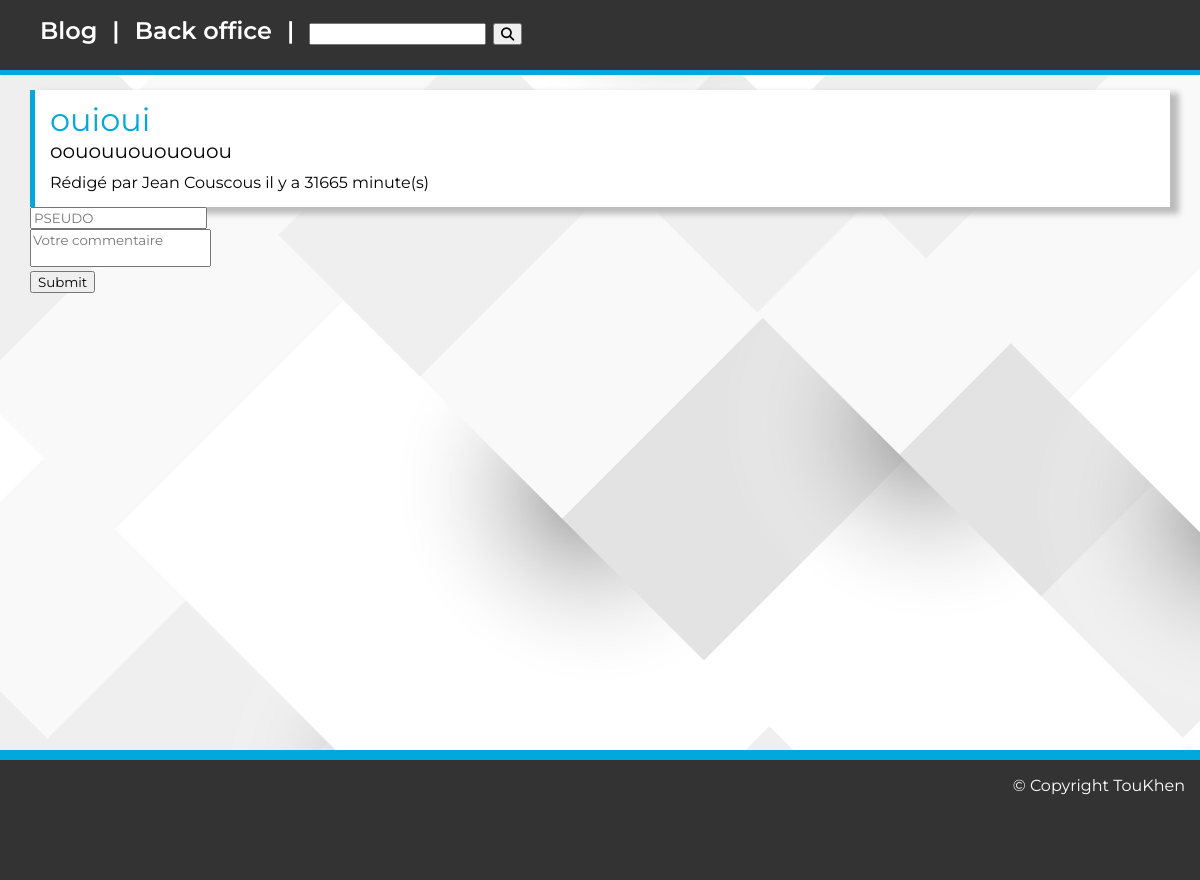
The app's page /pagePost.php?id=27 with its own data.
### tables this page shows
CREATE TABLE `tbl_article` (
  `id_art` int(10) UNSIGNED NOT NULL,
  `id_cat` int(10) UNSIGNED NOT NULL,
  `title` varchar(100) NOT NULL,
  `content` text NOT NULL,
  `created_at` timestamp NOT NULL DEFAULT current_timestamp(),
  `published` tinyint(4) NOT NULL DEFAULT 1,
  `id_author` int(11) UNSIGNED NOT NULL
);

CREATE TABLE `tbl_authors` (
  `id_author` int(10) UNSIGNED NOT NULL,
  `name_author` char(20) NOT NULL,
  `birthdate` date NOT NULL,
  `citizenship` varchar(50) NOT NULL
);

### pagePost.php (the view, shortened to what this page needs)
<?php require_once 'inc/header.php' ?>
<?php
if (isset($_GET['id'])) {
    require_once 'inc/mysql.php';
    $sql = 'SELECT TIMESTAMPDIFF(MINUTE,`created_at`, current_timestamp) tmc FROM `tbl_article` WHERE `id_art` = ' . $_GET['id'];
    $result = $mysqli->query($sql);
    $sqlTime = $result->fetch_assoc();
    $tmc = intval($sqlTime["tmc"]);
    $tmc = $tmc . " minute(s)";
    $sql = 'SELECT *
        FROM `tbl_article`
        JOIN (`tbl_authors`,`tbl_category`)
        USING (`id_author`, `id_cat`)
        WHERE `id_art` = ' . $_GET['id'] . '
        AND `published`';
    $result = $mysqli->query($sql);
    $article = $result->fetch_assoc();
    if (is_array($article)) {
        $string = $article['content'];
        $idart = $_GET['id'] ?? $_POST['id_article'];
        echo '
    <div id="article">
        <ul>
            <li>' . $article['title'] . '</a></li>
            <li>' . $string . '</a></li>
            <li>Rédigé par ' . $article['name_author'] . ' il y a ' . $tmc . '</li>
        </ul>
    </div>
    <div id="article-comment-form" class="articles-def">
        <form method="post">
            <input type="text" placeholder="PSEUDO" name="pseudo" value=""><br>
            <textarea name="comment" id="" placeholder="Votre commentaire"></textarea><br>
            <input name="id_article" type="hidden" value="' . $idart . '">
            <input type="submit">
        </form>
    </div>
    ';
    } else {
        echo '<p id="wrongart">This article does\'nt exist</p>';
    }
} else {
    echo '<p id="wrongart">This article does\'nt exist</p>';
}
?>

### style/style.css (style rules this page uses)
:root { --accent-color: #00a8dc; --secondary-color: #333; }
body { margin: 0; padding: 0; background-image: url('../img/3305327.jpg'); background-position: center; background-repeat: repeat; }
* { font-family: 'Montserrat', sans-serif; box-sizing: border-box; }

### style/footer.css (style rules this page uses)
footer { height: 150px; width: 100%; background-color: var(--secondary-color); display: flex; flex-direction: column; border-top: 10px solid var(--accent-color); }
footer p { color: white; margin-right: 15px; align-self: flex-end; }

### style/article.css (style rules this page uses)
#article { min-width: 250px; width: 100%; box-shadow: 7px 5px 6px 2px #bcbcbc; border-left: 5px solid var(--accent-color); animation: 0.5s ease-in slide-in; padding: 10px 0 10px 15px; background-color: #fff; }
#article ul { list-style: none; padding-left: 0; padding-bottom: 5px; margin: 0; }
#article li:first-child { color: var(--accent-color); font-size: 2rem; text-decoration: none; }
#article li:nth-child(2) { font-size: 1.25rem; }
#article li:last-child { margin-top: 10px; }

### style/articles-modif.css (style rules this page uses)
textarea { resize: none; }

### records on screen
tbl_article: title "ouioui", content "oououuouououou", id_author.name_author "Jean Couscous"

### other values on screen
$tmc "31665 minute(s)"
